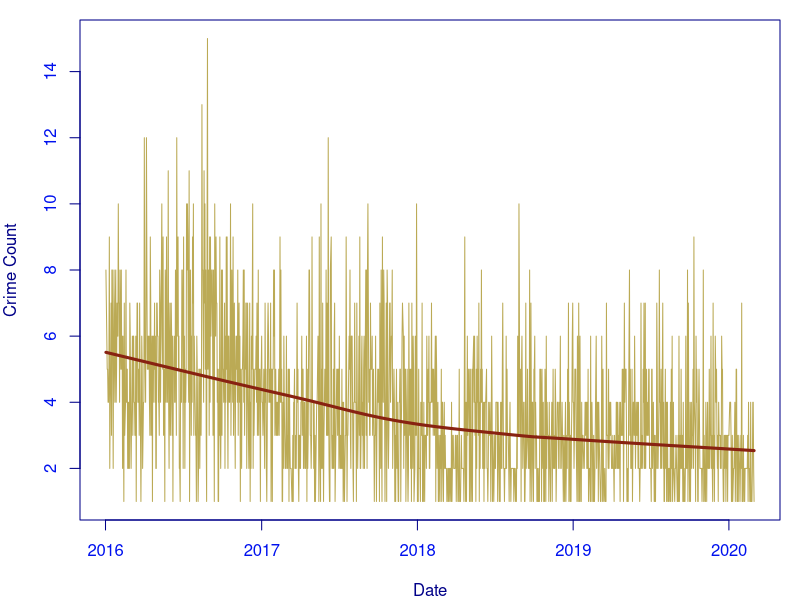

Here is the R script that generated this plot:
## R code example for app

library(dplyr)
library(readr)
library(lubridate)

# Load data
trend_data <- read_csv("data.csv")
names(trend_data) <- c("date","type","count")

# define plot colors
color = "#000088"
color1 = "#BBAA55"
color2 = "#0011EE"

#Filter for selected crime trend
selected_trends <- trend_data %>% filter( type == 'Robbery',
                date > as.POSIXct('2016-01-01') & date < as.POSIXct('2020-03-01')
                )


#plot
par(mar = c(4, 4, 1, 1))
plot(x = selected_trends$date, y = selected_trends$count, type = "l",
     xlab = "Date", ylab = "Crime Count", col = color1, fg = color, col.lab = color, col.axis = color2)


# Display only if smoother is checked
smooth_curve <- lowess(x = as.numeric(selected_trends$date), y = selected_trends$count, f = .67)
lines(smooth_curve, col = "#882211", lwd = 3)
